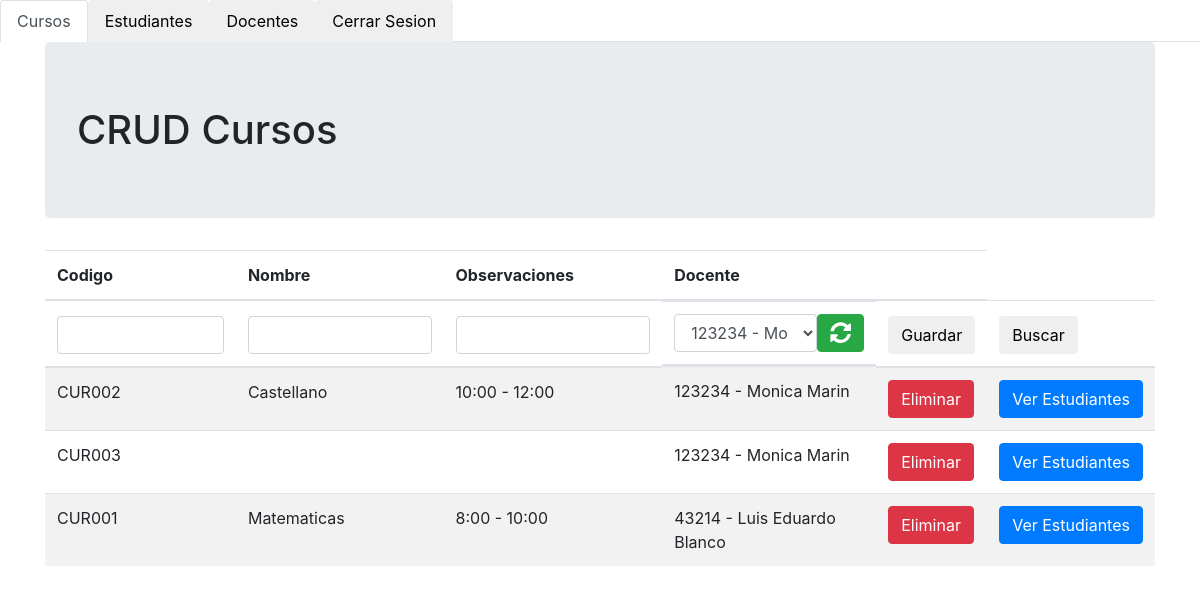
The page /index.php (signed in) on the database its author committed.
### tables this page shows
CREATE TABLE IF NOT EXISTS `docente_curso` (
  `id_docente` bigint(20) NOT NULL,
  `id_curso` bigint(20) NOT NULL,
  UNIQUE KEY `FK_Curso_D` (`id_curso`),
  KEY `FK_Docente_C` (`id_docente`),
  CONSTRAINT `FK_Curso_D` FOREIGN KEY (`id_curso`) REFERENCES `curso` (`id`),
  CONSTRAINT `FK_Docente_C` FOREIGN KEY (`id_docente`) REFERENCES `docente` (`id`)
);

CREATE TABLE IF NOT EXISTS `curso` (
  `id` bigint(20) NOT NULL AUTO_INCREMENT,
  `codigo` text NOT NULL,
  `nombre` text NOT NULL,
  `observaciones` text NOT NULL,
  PRIMARY KEY (`id`)
);

CREATE TABLE IF NOT EXISTS `docente` (
  `id` bigint(20) NOT NULL AUTO_INCREMENT,
  `identificacion` text,
  `nombres` text,
  `apellidos` text,
  `genero` text,
  PRIMARY KEY (`id`)
);

### php/curso.php (called while the page is built, shortened)
<?php
$curso_codigo = "";
$curso_nombre = "";
$curso_observaciones = "";
$curso_docente = "";
?>

### pages/cursos.php (the view, shortened to what this page needs)
<?php
include('./php/curso.php');
?>
<!DOCTYPE html>
<html lang="es-ES">
<head>
</head>
<body>
    <div class="container">
        <div class="row">
            <div class="col-xs-12">
                <h1 class="jumbotron">CRUD Cursos</h1>
                <?php $results_cursos = mysqli_query($db, "SELECT * FROM curso inner join docente_curso on curso.id = docente_curso.id_curso inner join docente on docente.id = docente_curso.id_docente"); ?>
                <?php $results_docentes = mysqli_query($db, "SELECT * FROM docente"); ?>
                <table id="grid_cursos" class="table table-striped">
                    <thead>
                        <tr>
                            <th>Codigo</th>
                            <th>Nombre</th>
                            <th>Observaciones</th>
                            <th>Docente</th>
                            <th style="width:80px;">
                            </th>
                        </tr>
                        <tr>
                        <form method="post" action="php/curso.php" >
                             <th>
                                <input id="curso_codigo" name="curso_codigo" type="text" class="form-control"  value="<?php echo $curso_codigo; ?>"/>
                            </th>
                            <th>
                                <input id="curso_nombre" name="curso_nombre" type="text" class="form-control" value="<?php echo $curso_nombre; ?>"/>
                            </th>
                            <th>
                                <input id="curso_observaciones" name="curso_observaciones" type="text" class="form-control" value="<?php echo $curso_observaciones; ?>"/>
                            </th>
                            <th style="display:flex;">
                                <select id="curso_docente" name="curso_docente" class="form-control">
                                <?php while ($row = mysqli_fetch_assoc($results_docentes)) { ?>
                                    <option <?= $curso_docente == $row['id'] ? ' selected="selected"' : ''; ?>  value="<?php echo $row['id']; ?>" ><?php echo $row['identificacion'] . " - " . $row['nombres'] . " " . $row['apellidos']; ?></option>
                                <?php
                            } ?>
                                </select>
                                <a  href="/index.php" class="btn btn-success"><i class="fas fa-lg fa-sync-alt"></i></button>
                            </th>
                            <th>
                                <button id="btn-add-curso" type="submit" name="savecurso" class="btn btn-default">Guardar</button>
                            </th>
                            </form>
                             <th>
                                <button id="btn-search-curso" class="btn btn-default">Buscar</button>
                            </th>
                        </tr>
                    </thead>
                    <tbody>   <?php while ($row = mysqli_fetch_assoc($results_cursos)) { ?>
                            <tr>
                                <td id="td-curso-codigo"><?php echo $row['codigo']; ?></td>
                                <td><?php echo $row['nombre']; ?></td>
                                <td><?php echo $row['observaciones']; ?></td>
                                <td><?php echo $row['identificacion'] . " - " . $row['nombres'] . " " . $row['apellidos']; ?></td>
                                <td>
                                <form method="post" action="php/curso.php" >
                                    <button type="submit" name="delcurso" class="btn btn-danger" >Eliminar</button>
                                </form>
                                </td>
                                <td>
                                    <button value="<?php echo $row['id_curso']; ?>" class="btn btn-xs btn-primary btn-ver-estudiantes-curso">Ver Estudiantes</button>
                                </td>
                            </tr>
                    <?php
                } ?></tbody>
                </table>
            </div>
        </div>
    </div>
</body>
</html>

### index.php (shortened to what this page needs)
<!DOCTYPE html>
<html lang="es-ES">
<head>
    <link rel="stylesheet" type="text/css" href="./css/bootstrap.min.css">
    <link rel="stylesheet" type="text/css" href="./css/fontawesome.min.css">
</head>
<body>
    <ul class="nav nav-tabs">
        <li class="nav-item">
            <button class="nav-link active" data-toggle="tab" href="#cursos_page" id="cursos_page_link" >Cursos</button>
        </li>
        <li class="nav-item">
            <button class="nav-link" data-toggle="tab" href="#estudiantes_page" id="estudaintes_page_link" >Estudiantes</button>
        </li>
        <li class="nav-item">
            <button class="nav-link" data-toggle="tab" href="#docentes_page" id="docentes_page_link" >Docentes</button>
        </li>
        <li class="nav-item">
            <button id="cerrar_sesion" class="nav-link">Cerrar Sesion</button>
        </li>
    </ul>
    <div class="tab-content">
        <div class="tab-pane container active" id="cursos_page"><?php include("./pages/cursos.php"); ?></div>
        <div class="tab-pane container fade" id="estudiantes_page"><?php include("./pages/estudiantes.php"); ?></div>
        <div class="tab-pane container fade" id="docentes_page"><?php include("./pages/docentes.php"); ?></div>
    </div>
</body>
</html>

### pages/estudiantes.php (shortened to what this page needs)
<!DOCTYPE html>
<html lang="es-ES">
<head>
</head>
<body>
</body>
</html>

### pages/docentes.php (shortened to what this page needs)
<!DOCTYPE html>
<html lang="es-ES">
<head>
</head>
<body>
</body>
</html>

### rows shown on the page
docente_curso: id_curso.codigo "CUR002", id_curso.nombre "Castellano", id_curso.observaciones "10:00 - 12:00", id_docente.identificacion "123234", id_docente.nombres "Monica", id_docente.apellidos "Marin"
docente_curso: id_curso.codigo "CUR003", id_docente.identificacion "123234", id_docente.nombres "Monica", id_docente.apellidos "Marin"
docente_curso: id_curso.codigo "CUR001", id_curso.nombre "Matematicas", id_curso.observaciones "8:00 - 10:00", id_docente.identificacion "43214", id_docente.nombres "Luis Eduardo", id_docente.apellidos "Blanco"

### other values the page prints
form field curso_docente "123234 - Monica Marin"
